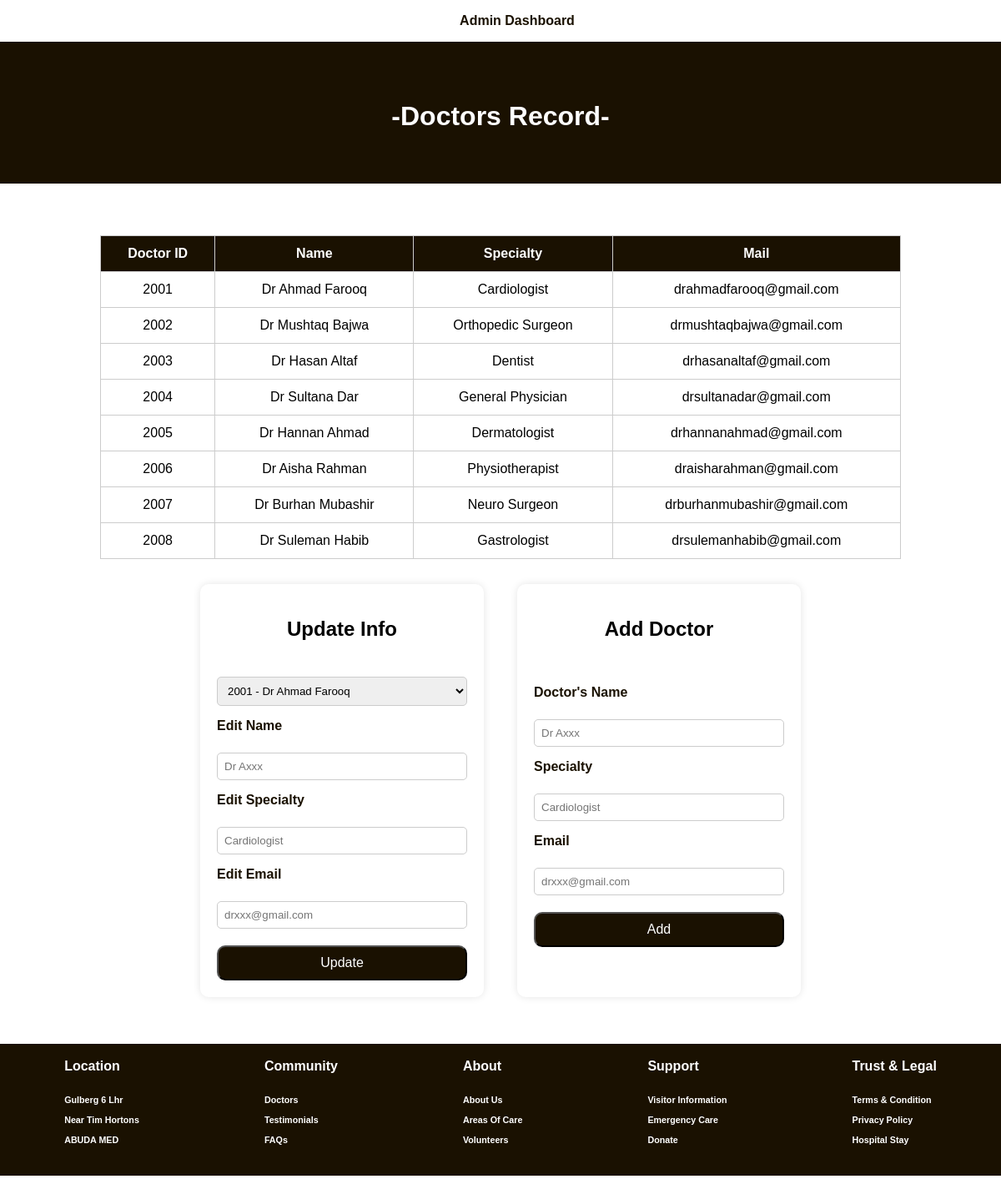
Screenshot of /AdDoctor.php with the database file from the repository.
### tables this page shows
CREATE TABLE `doctor` (
  `DoctorID` int(11) NOT NULL,
  `AdminID` int(11) DEFAULT NULL,
  `Name` varchar(100) DEFAULT NULL,
  `Specialty` varchar(100) DEFAULT NULL,
  `Mail` varchar(100) DEFAULT NULL
);

### AdDoctor.php (the view, shortened to what this page needs)
        <?php
        include "connection.php";
        $sql = "SELECT * FROM doctor";
        $result = $conn->query($sql);
        ?>
        <!DOCTYPE html>
        <html>
        <head>
        </head>
        <body>
        <nav>
            <ul style="display: flex; justify-content: center;">
                <li><a href="AdminDashboard.php" class="a">Admin Dashboard</a></li>
            </ul>
        </nav>
        <div class="top">
            <h1>-Doctors Record-</h1>
        </div>
        <br><br>
         <br><br>
        <?php
        if ($result->num_rows > 0) {
        echo "<table>
            <tr>
            <th>Doctor ID</th>
            <th>Name</th>
            <th>Specialty</th>
            <th>Mail</th>
            </tr>";
        while ($row = $result->fetch_assoc()) {
        echo "<tr>
            <td>$row[DoctorID]</td>
            <td>$row[Name]</td>
            <td>$row[Specialty]</td>
            <td>$row[Mail]</td>
            </tr>";
    }
        echo "</table>";
    }
    ?>
      <div class="addandupdate">
      <div class="doctor">
      <form method="post" action="AdDoctor.php">
      <h2>Update Info</h2><br>
        <select name="d_id" class="text" required>
      <?php
      $idResult = mysqli_query($conn, "SELECT DoctorID, Name FROM doctor");
      while ($row = mysqli_fetch_assoc($idResult)) {
      $id = $row['DoctorID'];
      $name = $row['Name'];
      echo "<option value='$id'>$id - $name</option>";
      }
        ?>
      </select>
      <label>Edit Name</label><br>
      <input type="text" name="name" class="text" placeholder="Dr Axxx" required>
      <label>Edit Specialty</label><br>
      <input type="text" name="specialty" class="text" placeholder="Cardiologist" required>
      <label>Edit Email</label><br>
      <input type="email" name="mail" class="text" placeholder="drxxx@gmail.com" required>
      <button type="submit" name="update" class="button1">Update</button>
      </form>
      </div>
      <div class="doctor">
      <form method="post" action="AdDoctor.php">
      <h2>Add Doctor</h2><br>
      <label>Doctor's Name</label><br>
      <input type="text" name="name" class="text" placeholder="Dr Axxx" required>
      <label>Specialty</label><br>
      <input type="text" name="specialty" class="text" placeholder="Cardiologist" required>
      <label>Email</label><br>
      <input type="email" name="mail" class="text" placeholder="drxxx@gmail.com" required>
      <button type="submit" name="add" class="button1">Add</button>
      </form>
      </div>
      </div>
    <br><br>
  <div class="end">
		<div><br><b>Location</b><br><h6>Gulberg 6 Lhr<br><br>Near Tim Hortons<br><br>ABUDA MED</h6></div>
	    <div><br><b>Community</b><br><h6>Doctors<br><br>Testimonials<br><br>FAQs</h6></div>
	    <div><br><b>About</b><br><h6>About Us<br><br>Areas Of Care<br><br>Volunteers</h6></div>
	    <div><br><b>Support</b><br><h6>Visitor Information<br><br>Emergency Care<br><br>Donate<br><br></h6></div>
	    <div><br><b>Trust & Legal</b><br><h6>Terms & Condition<br><br>Privacy Policy<br><br>Hospital Stay</h6></div>
	</div>
</body>
</html>

### AdDoctor.php (style rules this page uses)
body { font-family: Arial; margin: 0; padding: 0; background-color: white; }
nav { background: white; margin: -20px; }
a { font-weight: bold; text-decoration: none; text-align: center; color: #1a1101; margin: 20px; }
nav ul li { list-style: none; margin: 20px; }
.top { text-align: center; margin: -10px; height: 70px; padding: 50px; color: white; background-color: #1a1101; }
table { width: 80%; border-collapse: collapse; margin: auto; }
th, td { border: 1px solid #ccc; padding: 12px; text-align: center; }
th { background-color: #1a1101; color: white; }
.addandupdate { display: flex; justify-content: center; gap: 40px; margin: 30px auto; flex-wrap: wrap; }
.doctor { background: white; border-radius: 10px; box-shadow: 0 0 10px #e5e5e5; padding: 20px; width: 300px; }
label { display: block; margin-top: 15px; color: #1a1101; font-weight: bold; }
.text { width: 100%; padding: 8px; margin-top: 5px; border-radius: 5px; border: 1px solid #ccc; box-sizing: border-box; }
.button1 { background: #1a1101; color: white; padding: 10px; width: 100%; border-radius: 10px; margin-top: 20px; cursor: pointer; font-size: 16px; }
.end { background-color: #1a1101; color: white; margin: -10px; display: flex; gap: 150px; justify-content: center; }
h2 { text-align: center; }

### rows the page displays
doctor: DoctorID "2001", Name "Dr Ahmad Farooq", Specialty "Cardiologist", Mail "drahmadfarooq@gmail.com"
doctor: DoctorID "2002", Name "Dr Mushtaq Bajwa", Specialty "Orthopedic Surgeon", Mail "drmushtaqbajwa@gmail.com"
doctor: DoctorID "2003", Name "Dr Hasan Altaf", Specialty "Dentist", Mail "drhasanaltaf@gmail.com"
doctor: DoctorID "2004", Name "Dr Sultana Dar", Specialty "General Physician", Mail "drsultanadar@gmail.com"
doctor: DoctorID "2005", Name "Dr Hannan Ahmad", Specialty "Dermatologist", Mail "drhannanahmad@gmail.com"
doctor: DoctorID "2006", Name "Dr Aisha Rahman", Specialty "Physiotherapist", Mail "draisharahman@gmail.com"
doctor: DoctorID "2007", Name "Dr Burhan Mubashir", Specialty "Neuro Surgeon", Mail "drburhanmubashir@gmail.com"
doctor: DoctorID "2008", Name "Dr Suleman Habib", Specialty "Gastrologist", Mail "drsulemanhabib@gmail.com"

### other values shown
form field d_id "2001 - Dr Ahmad Farooq"
